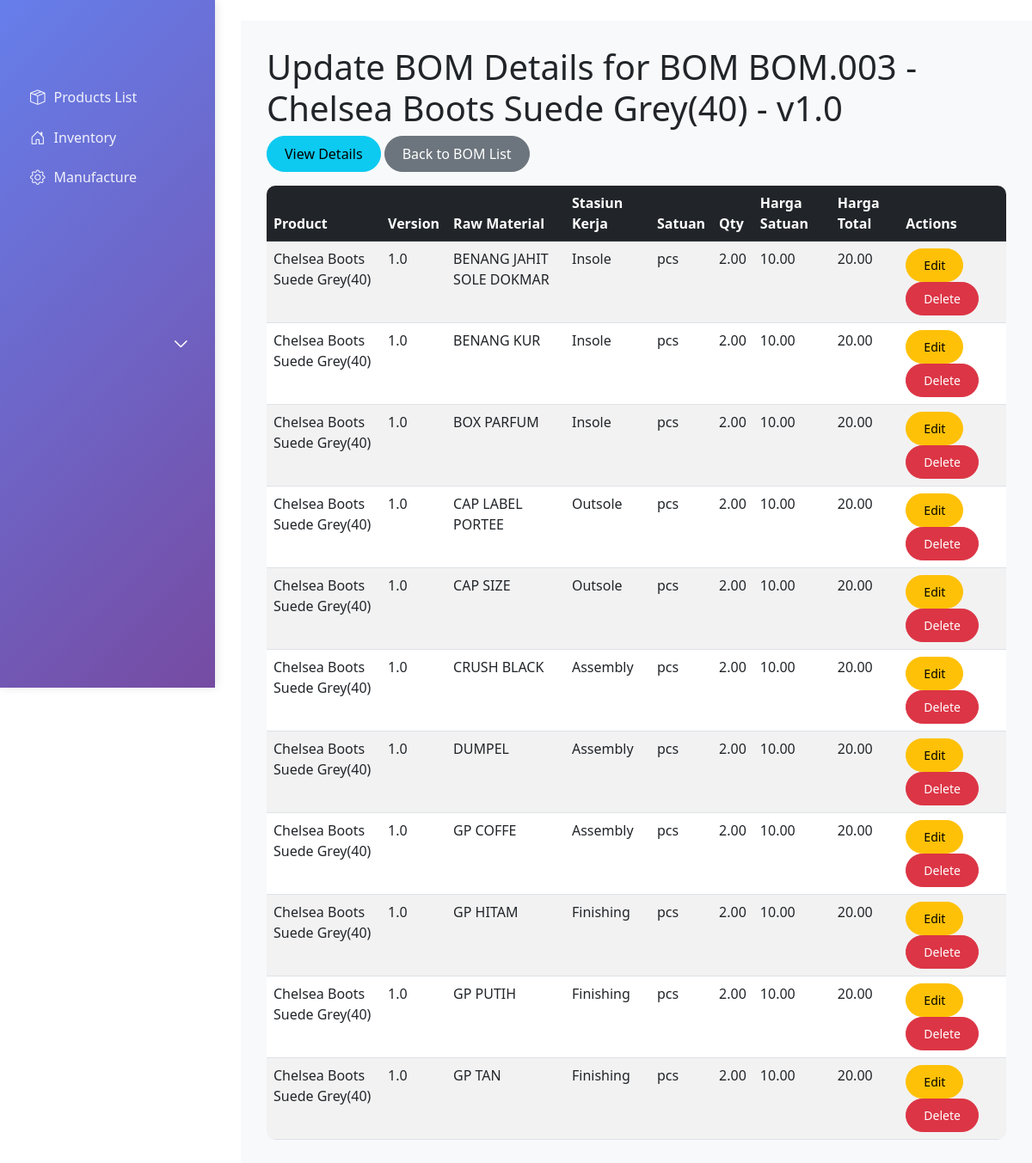
The page /manufacture/bom/BOM.003/update/ on the database its author committed.
### manufacture/models.py (models this page shows, shortened)
class BOM(models.Model):
    id_bom = models.CharField(max_length=50, primary_key=True)
    id_product = models.ForeignKey(Product, on_delete=models.CASCADE, null=True, blank=True)
    version = models.CharField(max_length=50)
    def __str__(self):
        product_name = self.id_product.name if self.id_product else "No Product"
        return f"BOM {self.id_bom} - {product_name} - v{self.version}"

class BOMDetail(models.Model):
    id_bom = models.ForeignKey(BOM, on_delete=models.CASCADE)
    id_product = models.ForeignKey(Product, on_delete=models.CASCADE)
    nama_product = models.CharField(max_length=200, blank=True)
    version = models.CharField(max_length=50)
    id_rawmaterial = models.ForeignKey(RawMaterial, on_delete=models.CASCADE)
    nama_rawmaterial = models.CharField(max_length=200, blank=True)
    id_stasiunkerja = models.ForeignKey(StasiunKerja, on_delete=models.CASCADE)
    nama_stasiunkerja = models.CharField(max_length=200, blank=True)
    satuan = models.CharField(max_length=50)
    qty = models.DecimalField(max_digits=10, decimal_places=2)
    harga_satuanrawmaterial = models.DecimalField(max_digits=10, decimal_places=2, default=0)
    harga_totalrawmaterial = models.DecimalField(max_digits=10, decimal_places=2, default=0)

class StasiunKerja(models.Model):
    id_stasiun_kerja = models.AutoField(primary_key=True)
    nama_stasiun_kerja = models.CharField(max_length=200)
    keterangan = models.TextField(blank=True)
    def __str__(self):
        return self.nama_stasiun_kerja

### product/models.py (models this page shows)
class Product(models.Model):
    sku = models.CharField(max_length=100, primary_key=True)
    name = models.CharField(max_length=200)
    description = models.TextField(blank=True)
    price = models.DecimalField(max_digits=10, decimal_places=2)
    category = models.CharField(max_length=100)
    size = models.CharField(max_length=50, blank=True)
    colour = models.CharField(max_length=50, blank=True)
    release_date = models.DateField()
    minimum_stock = models.PositiveIntegerField(default=10)
    maximum_stock = models.PositiveIntegerField(default=1000)
    def __str__(self):
        return self.name

class RawMaterial(models.Model):
    sku = models.CharField(max_length=100, primary_key=True)
    name = models.CharField(max_length=200)
    description = models.TextField(blank=True)
    price = models.DecimalField(max_digits=10, decimal_places=2)
    unit_of_measurement = models.CharField(max_length=50)
    category = models.CharField(max_length=100)
    minimum_stock = models.PositiveIntegerField(default=10)
    maximum_stock = models.PositiveIntegerField(default=1000)
    def __str__(self):
        return self.name

### manufacture/views.py (the view)
# urls.py: path('bom/<str:pk>/update/', views.bom_update, name='bom_update'),
def bom_update(request, pk):
    bom = get_object_or_404(BOM, pk=pk)
    details = BOMDetail.objects.filter(id_bom=bom)
    rawmaterials = RawMaterial.objects.all()
    stasiunkers = StasiunKerja.objects.all()
    return render(request, 'manufacture/bom_update.html', {
        'bom': bom,
        'details': details,
        'rawmaterials': rawmaterials,
        'stasiunkers': stasiunkers,
        'title': 'Update BOM Details'
    })

### manufacture/templates/manufacture/bom_update.html (shortened to what this page needs)
{% extends 'base.html' %}
{% block content %}
<h1>{{ title }} for {{ bom }}</h1>
<div class="mb-3">
    <a href="{% url 'bom_detail' bom.pk %}" class="btn btn-info">View Details</a>
    <a href="{% url 'bom_list' %}" class="btn btn-secondary">Back to BOM List</a>
</div>
<div class="table-responsive">
    <table class="table table-striped table-hover">
        <thead class="table-dark">
            <tr>
                <th>Product</th>
                <th>Version</th>
                <th>Raw Material</th>
                <th>Stasiun Kerja</th>
                <th>Satuan</th>
                <th>Qty</th>
                <th>Harga Satuan</th>
                <th>Harga Total</th>
                <th>Actions</th>
            </tr>
        </thead>
        <tbody>
            {% for detail in details %}
            <tr>
                <td>{{ detail.id_product }}</td>
                <td>{{ detail.version }}</td>
                <td>{{ detail.id_rawmaterial }}</td>
                <td>{{ detail.id_stasiunkerja }}</td>
                <td>{{ detail.satuan }}</td>
                <td>{{ detail.qty }}</td>
                <td>{{ detail.harga_satuanrawmaterial }}</td>
                <td>{{ detail.harga_totalrawmaterial }}</td>
                <td>
                    <button class="btn btn-sm btn-warning" data-bs-toggle="modal" data-bs-target="#editModal{{ detail.pk }}">Edit</button>
                    <button class="btn btn-sm btn-danger" data-bs-toggle="modal" data-bs-target="#deleteModal{{ detail.pk }}">Delete</button>
                </td>
            </tr>
            {% endfor %}
        </tbody>
    </table>
</div>
{% endblock %}

### erp_project/templates/base.html (style rules this page uses)
.btn { border-radius: 25px; padding: 8px 20px; font-weight: 500; }
.table { border-radius: 10px; overflow: hidden; }

### rows shown on the page
BOM: id_product+id_bom+version "BOM BOM.003 - Chelsea Boots Suede Grey(40) - v1.0"
BOMDetail: id_product "Chelsea Boots Suede Grey(40)", version "1.0", id_rawmaterial "BENANG JAHIT SOLE DOKMAR", id_stasiunkerja "Insole", satuan "pcs", qty "2.00", harga_satuanrawmaterial "10.00", harga_totalrawmaterial "20.00"
BOMDetail: id_product "Chelsea Boots Suede Grey(40)", version "1.0", id_rawmaterial "BENANG KUR", id_stasiunkerja "Insole", satuan "pcs", qty "2.00", harga_satuanrawmaterial "10.00", harga_totalrawmaterial "20.00"
BOMDetail: id_product "Chelsea Boots Suede Grey(40)", version "1.0", id_rawmaterial "BOX PARFUM", id_stasiunkerja "Insole", satuan "pcs", qty "2.00", harga_satuanrawmaterial "10.00", harga_totalrawmaterial "20.00"
BOMDetail: id_product "Chelsea Boots Suede Grey(40)", version "1.0", id_rawmaterial "CAP LABEL PORTEE", id_stasiunkerja "Outsole", satuan "pcs", qty "2.00", harga_satuanrawmaterial "10.00", harga_totalrawmaterial "20.00"
BOMDetail: id_product "Chelsea Boots Suede Grey(40)", version "1.0", id_rawmaterial "CAP SIZE", id_stasiunkerja "Outsole", satuan "pcs", qty "2.00", harga_satuanrawmaterial "10.00", harga_totalrawmaterial "20.00"
BOMDetail: id_product "Chelsea Boots Suede Grey(40)", version "1.0", id_rawmaterial "CRUSH BLACK", id_stasiunkerja "Assembly", satuan "pcs", qty "2.00", harga_satuanrawmaterial "10.00", harga_totalrawmaterial "20.00"
BOMDetail: id_product "Chelsea Boots Suede Grey(40)", version "1.0", id_rawmaterial "DUMPEL", id_stasiunkerja "Assembly", satuan "pcs", qty "2.00", harga_satuanrawmaterial "10.00", harga_totalrawmaterial "20.00"
BOMDetail: id_product "Chelsea Boots Suede Grey(40)", version "1.0", id_rawmaterial "GP COFFE", id_stasiunkerja "Assembly", satuan "pcs", qty "2.00", harga_satuanrawmaterial "10.00", harga_totalrawmaterial "20.00"
BOMDetail: id_product "Chelsea Boots Suede Grey(40)", version "1.0", id_rawmaterial "GP HITAM", id_stasiunkerja "Finishing", satuan "pcs", qty "2.00", harga_satuanrawmaterial "10.00", harga_totalrawmaterial "20.00"
BOMDetail: id_product "Chelsea Boots Suede Grey(40)", version "1.0", id_rawmaterial "GP PUTIH", id_stasiunkerja "Finishing", satuan "pcs", qty "2.00", harga_satuanrawmaterial "10.00", harga_totalrawmaterial "20.00"
BOMDetail: id_product "Chelsea Boots Suede Grey(40)", version "1.0", id_rawmaterial "GP TAN", id_stasiunkerja "Finishing", satuan "pcs", qty "2.00", harga_satuanrawmaterial "10.00", harga_totalrawmaterial "20.00"

### other values the page prints
{{ title }} "Update BOM Details"
